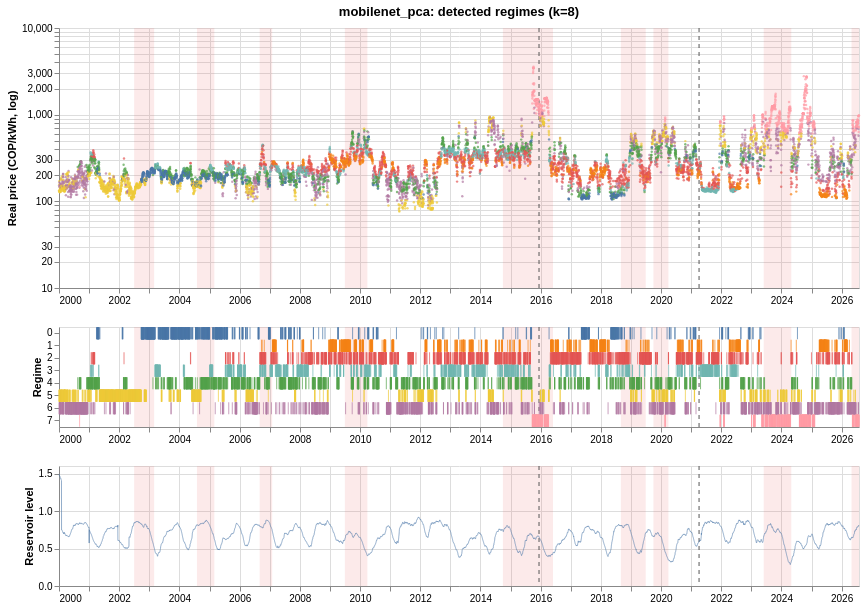

Notebook code cell kept with this figure:
### Code cell
mobilenet_timeline = run_baseline("mobilenet_pca", mobilenet_latents)
mobilenet_timeline

### Figure 1 — Vega specification as saved in the notebook (floating-point values rounded to 4 significant figures; data arrays with more than 128 entries replaced by an {"elided": "..."} marker saying what was removed)
{"$schema": "https://vega.github.io/schema/vega/v5.json", "data": [{"name": "source_8", "values": {"elided": "9709 records"}, "transform": [{"type": "formula", "expr": "toDate(datum['date'])", "as": "date"}]}, {"name": "source_0", "values": [{"end": "2003-02-28T00:00:00.000", "start": "2002-07-01T00:00:00.000"}, {"end": "2005-02-28T00:00:00.000", "start": "2004-08-01T00:00:00.000"}, {"end": "2007-01-31T00:00:00.000", "start": "2006-09-01T00:00:00.000"}, {"end": "2010-03-31T00:00:00.000", "start": "2009-07-01T00:00:00.000"}, {"end": "2016-05-31T00:00:00.000", "start": "2014-10-01T00:00:00.000"}, {"end": "2019-06-30T00:00:00.000", "start": "2018-09-01T00:00:00.000"}, {"end": "2020-03-31T00:00:00.000", "start": "2019-10-01T00:00:00.000"}, {"end": "2024-04-30T00:00:00.000", "start": "2023-06-01T00:00:00.000"}, {"end": "2026-07-31T00:00:00.000", "start": "2026-05-01T00:00:00.000"}], "transform": [{"type": "formula", "expr": "toDate(datum['start'])", "as": "start"}, {"type": "formula", "expr": "toDate(datum['end'])", "as": "end"}]}, {"name": "source_1", "values": [{"date": "2015-12-13T00:00:00.000"}, {"date": "2021-04-07T00:00:00.000"}], "transform": [{"type": "formula", "expr": "toDate(datum['date'])", "as": "date"}]}, {"name": "source_2", "values": {"elided": "9709 records"}, "transform": [{"type": "formula", "expr": "toDate(datum['date'])", "as": "date"}]}, {"name": "source_3", "values": [{"end": "2003-02-28T00:00:00.000", "start": "2002-07-01T00:00:00.000"}, {"end": "2005-02-28T00:00:00.000", "start": "2004-08-01T00:00:00.000"}, {"end": "2007-01-31T00:00:00.000", "start": "2006-09-01T00:00:00.000"}, {"end": "2010-03-31T00:00:00.000", "start": "2009-07-01T00:00:00.000"}, {"end": "2016-05-31T00:00:00.000", "start": "2014-10-01T00:00:00.000"}, {"end": "2019-06-30T00:00:00.000", "start": "2018-09-01T00:00:00.000"}, {"end": "2020-03-31T00:00:00.000", "start": "2019-10-01T00:00:00.000"}, {"end": "2024-04-30T00:00:00.000", "start": "2023-06-01T00:00:00.000"}, {"end": "2026-07-31T00:00:00.000", "start": "2026-05-01T00:00:00.000"}], "transform": [{"type": "formula", "expr": "toDate(datum['start'])", "as": "start"}, {"type": "formula", "expr": "toDate(datum['end'])", "as": "end"}]}, {"name": "source_4", "values": [{"date": "2015-12-13T00:00:00.000"}, {"date": "2021-04-07T00:00:00.000"}], "transform": [{"type": "formula", "expr": "toDate(datum['date'])", "as": "date"}]}, {"name": "source_5", "values": {"elided": "9709 records"}, "transform": [{"type": "formula", "expr": "toDate(datum['date'])", "as": "date"}]}, {"name": "source_6", "values": [{"end": "2003-02-28T00:00:00.000", "start": "2002-07-01T00:00:00.000"}, {"end": "2005-02-28T00:00:00.000", "start": "2004-08-01T00:00:00.000"}, {"end": "2007-01-31T00:00:00.000", "start": "2006-09-01T00:00:00.000"}, {"end": "2010-03-31T00:00:00.000", "start": "2009-07-01T00:00:00.000"}, {"end": "2016-05-31T00:00:00.000", "start": "2014-10-01T00:00:00.000"}, {"end": "2019-06-30T00:00:00.000", "start": "2018-09-01T00:00:00.000"}, {"end": "2020-03-31T00:00:00.000", "start": "2019-10-01T00:00:00.000"}, {"end": "2024-04-30T00:00:00.000", "start": "2023-06-01T00:00:00.000"}, {"end": "2026-07-31T00:00:00.000", "start": "2026-05-01T00:00:00.000"}], "transform": [{"type": "formula", "expr": "toDate(datum['start'])", "as": "start"}, {"type": "formula", "expr": "toDate(datum['end'])", "as": "end"}]}, {"name": "source_7", "values": [{"date": "2015-12-13T00:00:00.000"}, {"date": "2021-04-07T00:00:00.000"}], "transform": [{"type": "formula", "expr": "toDate(datum['date'])", "as": "date"}]}, {"name": "source_2_color_domain_regime_0", "values": [{"regime": "5"}, {"regime": "6"}, {"regime": "4"}, {"regime": "7"}, {"regime": "3"}, {"regime": "2"}, {"regime": "0"}, {"regime": "1"}]}, {"name": "source_5_color_domain_regime_1", "values": [{"regime": "5"}, {"regime": "6"}, {"regime": "4"}, {"regime": "7"}, {"regime": "3"}, {"regime": "2"}, {"regime": "0"}, {"regime": "1"}]}, {"name": "source_5_concat_1_y_domain_regime", "values": [{"regime": "5"}, {"regime": "6"}, {"regime": "4"}, {"regime": "7"}, {"regime": "3"}, {"regime": "2"}, {"regime": "0"}, {"regime": "1"}]}, {"name": "source_8_concat_2_y_domain_volumen_util_pct", "values": [{"min": 0.2856, "max": 1.491}]}], "signals": [{"name": "concat_0_height", "value": 260}, {"name": "concat_1_height", "value": 100}, {"name": "concat_2_height", "value": 120}], "marks": [{"type": "group", "name": "concat_0_group", "encode": {"update": {"width": {"signal": "width"}, "height": {"signal": "concat_0_height"}}}, "marks": [{"type": "rect", "name": "concat_0_layer_0_marks", "from": {"data": "source_0"}, "encode": {"update": {"opacity": {"value": 0.12}, "x": {"field": "start", "scale": "concat_0_x"}, "fill": {"value": "#e45756"}, "x2": {"field": "end", "scale": "concat_0_x"}, "y": {"value": 0}, "y2": {"field": {"signal": null, "datum": null, "group": "height", "parent": null}}}}, "style": ["rect"]}, {"type": "rule", "name": "concat_0_layer_1_marks", "from": {"data": "source_1"}, "encode": {"update": {"stroke": {"value": "#555555"}, "x": {"field": "date", "scale": "concat_0_x"}, "y": {"value": 0}, "y2": {"field": {"signal": null, "datum": null, "group": "height", "parent": null}}, "strokeDash": {"value": [4, 4]}}}, "style": ["rule"]}, {"type": "symbol", "name": "concat_0_layer_2_marks", "from": {"data": "source_2"}, "encode": {"update": {"shape": {"value": "circle"}, "opacity": {"value": 0.7}, "size": {"value": 6}, "y": {"field": "precio_real_cop_kwh", "scale": "concat_0_y"}, "x": {"field": "date", "scale": "concat_0_x"}, "fill": {"field": "regime", "scale": "color"}}}, "style": ["circle"]}], "axes": [{"scale": "concat_0_x", "orient": "bottom", "gridScale": "concat_0_y", "maxExtent": 0, "ticks": false, "zindex": 0, "tickCount": {"signal": "ceil(width/40)"}, "labels": false, "minExtent": 0, "grid": true, "aria": false, "domain": false}, {"scale": "concat_0_y", "domain": false, "grid": true, "minExtent": 0, "ticks": false, "labels": false, "zindex": 0, "aria": false, "maxExtent": 0, "orient": "left", "gridScale": "concat_0_x"}, {"scale": "concat_0_x", "tickCount": {"signal": "ceil(width/40)"}, "orient": "bottom", "labelFlush": true, "labelOverlap": true, "grid": false, "zindex": 0}, {"scale": "concat_0_y", "orient": "left", "labelOverlap": "greedy", "grid": false, "title": "Real price (COP/kWh, log)", "zindex": 0}], "title": {"text": "mobilenet_pca: detected regimes (k=8)", "frame": "group"}, "style": "cell"}, {"type": "group", "name": "concat_1_group", "encode": {"update": {"width": {"signal": "width"}, "height": {"signal": "concat_1_height"}}}, "marks": [{"type": "rect", "name": "concat_1_layer_0_marks", "from": {"data": "source_3"}, "encode": {"update": {"opacity": {"value": 0.12}, "x2": {"field": "end", "scale": "concat_1_x"}, "y": {"value": 0}, "y2": {"field": {"signal": null, "datum": null, "group": "height", "parent": null}}, "fill": {"value": "#e45756"}, "x": {"field": "start", "scale": "concat_1_x"}}}, "style": ["rect"]}, {"type": "rule", "name": "concat_1_layer_1_marks", "from": {"data": "source_4"}, "encode": {"update": {"y": {"value": 0}, "stroke": {"value": "#555555"}, "x": {"field": "date", "scale": "concat_1_x"}, "y2": {"field": {"signal": null, "datum": null, "group": "height", "parent": null}}, "strokeDash": {"value": [4, 4]}}}, "style": ["rule"]}, {"type": "rect", "name": "concat_1_layer_2_marks", "from": {"data": "source_5"}, "encode": {"update": {"height": {"value": 12}, "yc": {"field": "regime", "scale": "concat_1_y", "band": 0.5}, "fill": {"field": "regime", "scale": "color"}, "opacity": {"value": 0.7}, "xc": {"field": "date", "scale": "concat_1_x"}, "width": {"value": 1}}}, "style": ["tick"]}], "axes": [{"scale": "concat_1_x", "orient": "bottom", "domain": false, "zindex": 0, "tickCount": {"signal": "ceil(width/40)"}, "aria": false, "minExtent": 0, "labels": false, "grid": true, "maxExtent": 0, "ticks": false, "gridScale": "concat_1_y"}, {"scale": "concat_1_x", "zindex": 0, "orient": "bottom", "grid": false, "labelOverlap": true, "tickCount": {"signal": "ceil(width/40)"}, "labelFlush": true}, {"scale": "concat_1_y", "title": "Regime", "zindex": 0, "orient": "left", "grid": false}], "style": "cell"}, {"type": "group", "name": "concat_2_group", "encode": {"update": {"height": {"signal": "concat_2_height"}, "width": {"signal": "width"}}}, "marks": [{"type": "rect", "name": "concat_2_layer_0_marks", "from": {"data": "source_6"}, "encode": {"update": {"y": {"value": 0}, "fill": {"value": "#e45756"}, "y2": {"field": {"signal": null, "datum": null, "group": "height", "parent": null}}, "opacity": {"value": 0.12}, "x": {"field": "start", "scale": "concat_2_x"}, "x2": {"field": "end", "scale": "concat_2_x"}}}, "style": ["rect"]}, {"type": "rule", "name": "concat_2_layer_1_marks", "from": {"data": "source_7"}, "encode": {"update": {"x": {"field": "date", "scale": "concat_2_x"}, "stroke": {"value": "#555555"}, "y": {"value": 0}, "strokeDash": {"value": [4, 4]}, "y2": {"field": {"signal": null, "datum": null, "group": "height", "parent": null}}}}, "style": ["rule"]}, {"type": "line", "name": "concat_2_layer_2_marks", "from": {"data": "source_8"}, "sort": {"field": "x"}, "encode": {"update": {"defined": {"signal": "isValid(datum[\"date\"]) && isFinite(+datum[\"date\"]) && isValid(datum[\"volumen_util_pct\"]) && isFinite(+datum[\"volumen_util_pct\"])"}, "x": {"field": "date", "scale": "concat_2_x"}, "strokeWidth": {"value": 0.6}, "stroke": {"value": "#4c78a8"}, "y": {"field": "volumen_util_pct", "scale": "concat_2_y"}}}, "style": ["line"]}], "axes": [{"scale": "concat_2_x", "minExtent": 0, "tickCount": {"signal": "ceil(width/40)"}, "aria": false, "labels": false, "ticks": false, "zindex": 0, "orient": "bottom", "gridScale": "concat_2_y", "maxExtent": 0, "domain": false, "grid": true}, {"scale": "concat_2_y", "ticks": false, "domain": false, "zindex": 0, "tickCount": {"signal": "ceil(concat_2_height/40)"}, "aria": false, "grid": true, "gridScale": "concat_2_x", "orient": "left", "maxExtent": 0, "labels": false, "minExtent": 0}, {"scale": "concat_2_x", "orient": "bottom", "grid": false, "labelOverlap": true, "tickCount": {"signal": "ceil(width/40)"}, "zindex": 0, "labelFlush": true}, {"scale": "concat_2_y", "labelOverlap": true, "zindex": 0, "orient": "left", "title": "Reservoir level", "tickCount": {"signal": "ceil(concat_2_height/40)"}, "grid": false}], "style": "cell"}], "scales": [{"name": "color", "type": "ordinal", "domain": {"fields": [{"data": "source_2_color_domain_regime_0", "field": "regime"}, {"data": "source_5_color_domain_regime_1", "field": "regime"}], "sort": true}, "range": "category"}, {"name": "concat_0_x", "type": "time", "domain": {"fields": [{"data": "source_0", "field": "start"}, {"data": "source_0", "field": "end"}, {"data": "source_1", "field": "date"}, {"data": "source_2", "field": "date"}]}, "range": [0, {"signal": "width"}]}, {"name": "concat_0_y", "type": "log", "domain": {"data": "source_2", "field": "precio_real_cop_kwh"}, "range": [{"signal": "concat_0_height"}, 0], "nice": true}, {"name": "concat_1_x", "type": "time", "domain": {"fields": [{"data": "source_3", "field": "start"}, {"data": "source_3", "field": "end"}, {"data": "source_4", "field": "date"}, {"data": "source_5", "field": "date"}]}, "range": [0, {"signal": "width"}]}, {"name": "concat_1_y", "type": "band", "domain": {"data": "source_5_concat_1_y_domain_regime", "field": "regime", "sort": true}, "range": [0, {"signal": "concat_1_height"}], "paddingOuter": 0.125, "paddingInner": 0.25}, {"name": "concat_2_x", "type": "time", "domain": {"fields": [{"data": "source_6", "field": "start"}, {"data": "source_6", "field": "end"}, {"data": "source_7", "field": "date"}, {"data": "source_8", "field": "date"}]}, "range": [0, {"signal": "width"}]}, {"name": "concat_2_y", "type": "linear", "domain": [{"signal": "(data(\"source_8_concat_2_y_domain_volumen_util_pct\")[0] || {}).min"}, {"signal": "(data(\"source_8_concat_2_y_domain_volumen_util_pct\")[0] || {}).max"}], "range": [{"signal": "concat_2_height"}, 0], "nice": true, "zero": true}], "background": "white", "padding": 5, "layout": {"padding": 20, "columns": 1, "bounds": "full", "align": "each"}, "width": 800}
